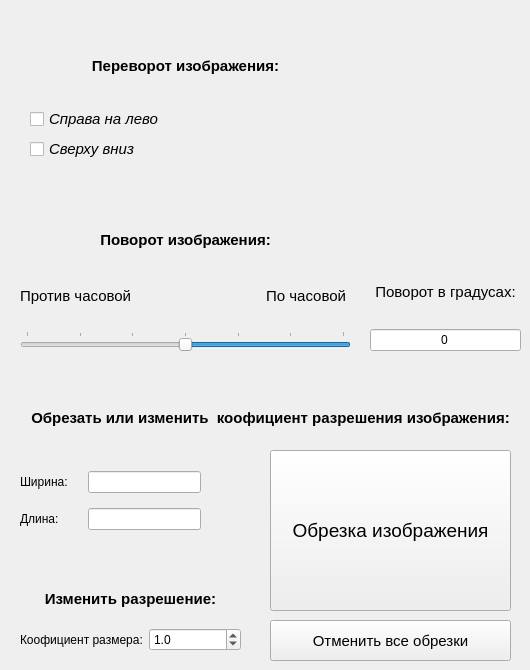
    <widget class="QWidget" name="settings">
     <attribute name="title">
      <string>Обрезка и поворт</string>
     </attribute>
     <widget class="QWidget" name="verticalLayoutWidget_2">
      <property name="geometry">
       <rect>
        <x>30</x>
        <y>30</y>
        <width>311</width>
        <height>131</height>
       </rect>
      </property>
      <layout class="QVBoxLayout" name="flip_image">
       <item>
        <widget class="QLabel" name="label_14">
         <property name="font">
          <font>
           <pointsize>11</pointsize>
           <weight>75</weight>
           <bold>true</bold>
          </font>
         </property>
         <property name="text">
          <string>Переворот изображения:</string>
         </property>
         <property name="alignment">
          <set>Qt::AlignCenter</set>
         </property>
        </widget>
       </item>
       <item>
        <widget class="QCheckBox" name="left_to_right">
         <property name="font">
          <font>
           <pointsize>11</pointsize>
           <italic>true</italic>
          </font>
         </property>
         <property name="focusPolicy">
          <enum>Qt::ClickFocus</enum>
         </property>
         <property name="text">
          <string>Справа на лево</string>
         </property>
        </widget>
       </item>
       <item>
        <widget class="QCheckBox" name="top_to_bottom">
         <property name="font">
          <font>
           <pointsize>11</pointsize>
           <italic>true</italic>
          </font>
         </property>
         <property name="text">
          <string>Сверху вниз</string>
         </property>
        </widget>
       </item>
      </layout>
     </widget>
     <widget class="QWidget" name="gridLayoutWidget_3">
      <property name="geometry">
       <rect>
        <x>20</x>
        <y>220</y>
        <width>331</width>
        <height>131</height>
       </rect>
      </property>
      <layout class="QGridLayout" name="rotate_image">
       <property name="topMargin">
        <number>0</number>
       </property>
       <property name="bottomMargin">
        <number>0</number>
       </property>
       <property name="verticalSpacing">
        <number>16</number>
       </property>
       <item row="1" column="0">
        <widget class="QLabel" name="label_15">
         <property name="font">
          <font>
           <pointsize>11</pointsize>
          </font>
         </property>
         <property name="text">
          <string>Против часовой</string>
         </property>
         <property name="alignment">
          <set>Qt::AlignLeading|Qt::AlignLeft|Qt::AlignVCenter</set>
         </property>
        </widget>
       </item>
       <item row="1" column="1">
        <widget class="QLabel" name="label_16">
         <property name="font">
          <font>
           <pointsize>11</pointsize>
          </font>
         </property>
         <property name="text">
          <string>По часовой</string>
         </property>
         <property name="alignment">
          <set>Qt::AlignRight|Qt::AlignTrailing|Qt::AlignVCenter</set>
         </property>
         <property name="margin">
          <number>0</number>
         </property>
         <property name="indent">
          <number>5</number>
         </property>
        </widget>
       </item>
       <item row="2" column="0" colspan="2">
        <widget class="QSlider" name="slider_rotate">
         <property name="minimum">
          <number>-3</number>
         </property>
         <property name="maximum">
          <number>3</number>
         </property>
         <property name="singleStep">
          <number>1</number>
         </property>
         <property name="pageStep">
          <number>10</number>
         </property>
         <property name="value">
          <number>0</number>
         </property>
         <property name="sliderPosition">
          <number>0</number>
         </property>
         <property name="orientation">
          <enum>Qt::Horizontal</enum>
         </property>
         <property name="invertedAppearance">
          <bool>true</bool>
         </property>
         <property name="tickPosition">
          <enum>QSlider::TicksAbove</enum>
         </property>
         <property name="tickInterval">
          <number>1</number>
         </property>
        </widget>
       </item>
       <item row="0" column="0" colspan="2">
        <widget class="QLabel" name="label_18">
         <property name="font">
          <font>
           <pointsize>11</pointsize>
           <weight>75</weight>
           <bold>true</bold>
          </font>
         </property>
         <property name="text">
          <string>Поворот изображения:</string>
         </property>
         <property name="alignment">
          <set>Qt::AlignCenter</set>
         </property>
        </widget>
       </item>
      </layout>
     </widget>
     <widget class="QWidget" name="verticalLayoutWidget_3">
      <property name="geometry">
       <rect>
        <x>370</x>
        <y>260</y>
        <width>151</width>
        <height>91</height>
       </rect>
      </property>
      <layout class="QVBoxLayout" name="verticalLayout">
       <item>
        <widget class="QLabel" name="label_17">
         <property name="font">
          <font>
           <pointsize>11</pointsize>
           <italic>false</italic>
           <strikeout>false</strikeout>
          </font>
         </property>
         <property name="text">
          <string>Поворот в градусах:</string>
         </property>
         <property name="alignment">
          <set>Qt::AlignCenter</set>
         </property>
        </widget>
       </item>
       <item>
        <widget class="QLineEdit" name="put_rotate">
         <property name="cursor">
          <cursorShape>ArrowCursor</cursorShape>
         </property>
         <property name="text">
          <string>0</string>
         </property>
         <property name="alignment">
          <set>Qt::AlignCenter</set>
         </property>
         <property name="readOnly">
          <bool>true</bool>
         </property>
        </widget>
       </item>
      </layout>
     </widget>
     <widget class="QLabel" name="label_19">
      <property name="geometry">
       <rect>
        <x>20</x>
        <y>400</y>
        <width>501</width>
        <height>35</height>
       </rect>
      </property>
      <property name="font">
       <font>
        <pointsize>11</pointsize>
        <weight>75</weight>
        <bold>true</bold>
       </font>
      </property>
      <property name="text">
       <string>Обрезать или изменить  коофициент разрешения изображения:</string>
      </property>
      <property name="alignment">
       <set>Qt::AlignCenter</set>
      </property>
     </widget>
     <widget class="QWidget" name="formLayoutWidget_2">
      <property name="geometry">
       <rect>
        <x>20</x>
        <y>460</y>
        <width>181</width>
        <height>81</height>
       </rect>
      </property>
      <layout class="QFormLayout" name="formLayout_2">
       <property name="formAlignment">
        <set>Qt::AlignLeading|Qt::AlignLeft|Qt::AlignVCenter</set>
       </property>
       <property name="horizontalSpacing">
        <number>20</number>
       </property>
       <property name="verticalSpacing">
        <number>15</number>
       </property>
       <item row="0" column="0">
        <widget class="QLabel" name="label_4">
         <property name="text">
          <string>Ширина:</string>
         </property>
        </widget>
       </item>
       <item row="1" column="0">
        <widget class="QLabel" name="label_20">
         <property name="text">
          <string>Длина:</string>
         </property>
        </widget>
       </item>
       <item row="0" column="1">
        <widget class="QLineEdit" name="put_width">
         <property name="readOnly">
          <bool>true</bool>
         </property>
        </widget>
       </item>
       <item row="1" column="1">
        <widget class="QLineEdit" name="put_height">
         <property name="readOnly">
          <bool>true</bool>
         </property>
        </widget>
       </item>
      </layout>
     </widget>
     <widget class="QWidget" name="formLayoutWidget_3">
      <property name="geometry">
       <rect>
        <x>20</x>
        <y>580</y>
        <width>221</width>
        <height>81</height>
       </rect>
      </property>
      <layout class="QFormLayout" name="formLayout_3">
       <property name="formAlignment">
        <set>Qt::AlignCenter</set>
       </property>
       <property name="verticalSpacing">
        <number>20</number>
       </property>
       <item row="1" column="1">
        <widget class="QDoubleSpinBox" name="k_size_spin">
         <property name="decimals">
          <number>1</number>
         </property>
         <property name="minimum">
          <double>0.400000000000000</double>
         </property>
         <property name="maximum">
          <double>2.000000000000000</double>
         </property>
         <property name="singleStep">
          <double>0.100000000000000</double>
         </property>
         <property name="value">
          <double>1.000000000000000</double>
         </property>
        </widget>
       </item>
       <item row="1" column="0">
        <widget class="QLabel" name="label_22">
         <property name="text">
          <string>Коофициент размера:</string>
         </property>
        </widget>
       </item>
       <item row="0" column="0" colspan="2">
        <widget class="QLabel" name="label_23">
         <property name="font">
          <font>
           <pointsize>11</pointsize>
           <weight>75</weight>
           <bold>true</bold>
          </font>
         </property>
         <property name="text">
          <string>Изменить разрешение:</string>
         </property>
         <property name="alignment">
          <set>Qt::AlignCenter</set>
         </property>
        </widget>
       </item>
      </layout>
     </widget>
     <widget class="QPushButton" name="btn_crop_image">
      <property name="geometry">
       <rect>
        <x>270</x>
        <y>450</y>
        <width>241</width>
        <height>161</height>
       </rect>
      </property>
      <property name="font">
       <font>
        <pointsize>14</pointsize>
       </font>
      </property>
      <property name="text">
       <string>Обрезка изображения</string>
      </property>
     </widget>
     <widget class="QPushButton" name="btn_delete_crops">
      <property name="geometry">
       <rect>
        <x>270</x>
        <y>620</y>
        <width>241</width>
        <height>41</height>
       </rect>
      </property>
      <property name="font">
       <font>
        <pointsize>11</pointsize>
       </font>
      </property>
      <property name="text">
       <string>Отменить все обрезки</string>
      </property>
     </widget>
    </widget>
